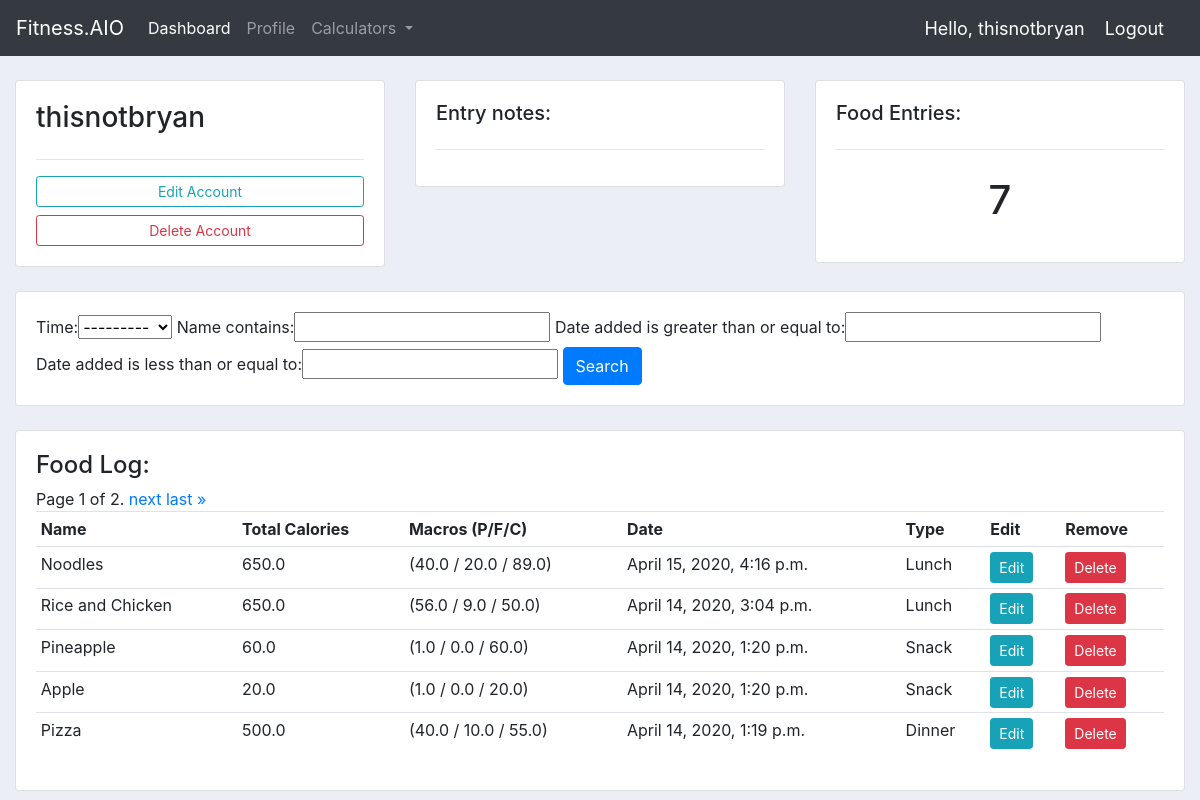
The app's page /profile/ (signed in), older data.
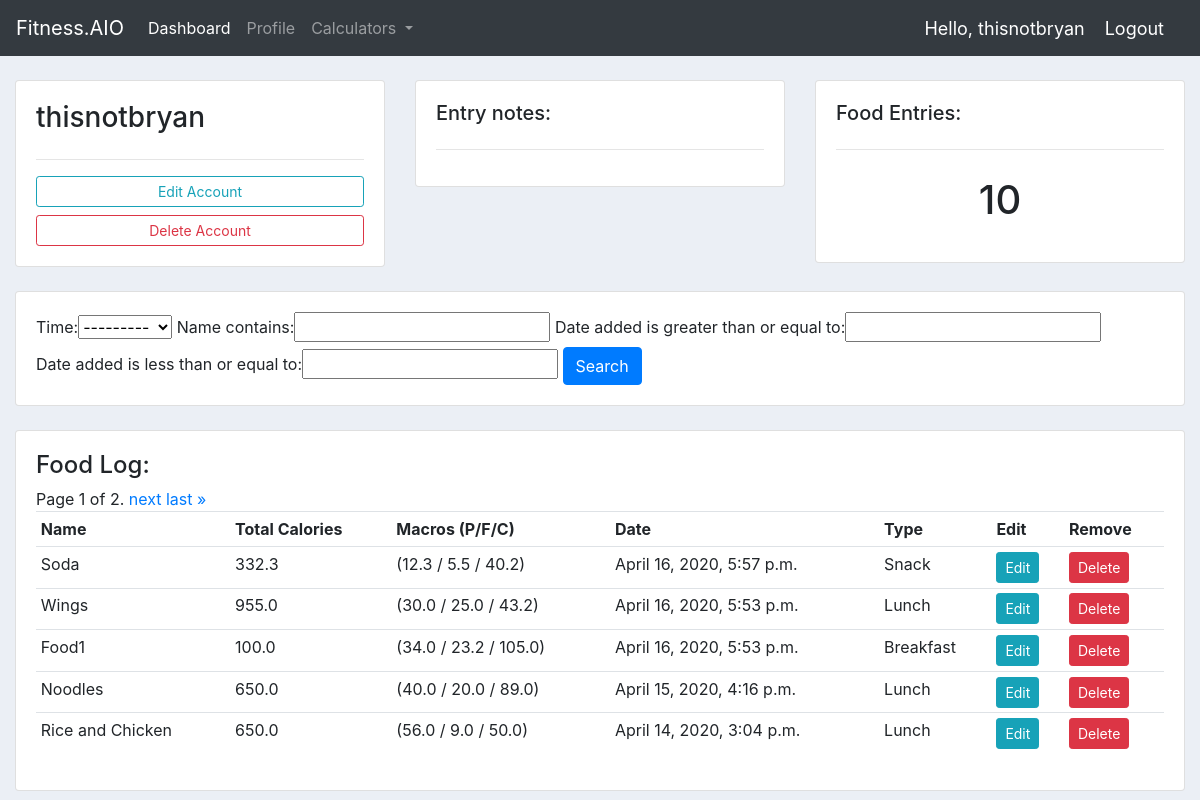
The same page, newer data.
### foodEntry/models.py (models this page shows, shortened)
class FoodItem(models.Model):
    TIME_EATEN = [
        ('Breakfast','Breakfast'),
        ('Lunch', 'Lunch'),
        ('Dinner', 'Dinner'),
        ('Snack','Snack')
    ]
    user = models.ForeignKey(User, null=True, on_delete=models.CASCADE)
    name = models.CharField(max_length = 200)
    date_added = models.DateTimeField(auto_now_add=True)
    calories = models.DecimalField(max_digits=10000, decimal_places=1)
    protein = models.DecimalField(max_digits=10000, decimal_places=1)
    fat = models.DecimalField(max_digits=10000, decimal_places=1)
    carbohydrates = models.DecimalField(max_digits=10000, decimal_places=1)
    time = models.CharField(max_length = 200, choices = TIME_EATEN, null = True)

### pages/views.py (the view)
# urls.py: path('profile/', profilePage_view, name='profile-page'),
@login_required
def profilePage_view(request):
    userProfile = request.user.profile
    foodlist = FoodItem.objects.filter(user=request.user).order_by('-date_added')
    numberOfEntries = len(foodlist)
    foodFilter = FoodItemFilter(request.GET, queryset=foodlist)
    foodlist = foodFilter.qs
    paginator = Paginator(foodlist, 5)
    page_number = request.GET.get('page')
    page_obj = paginator.get_page(page_number)
    return render(request, 'profile.html',{
        'userProfile' : userProfile,
        'foodlist' : foodlist,
        'foodFilter' : foodFilter,
        'number_of_food': numberOfEntries,
        'page_obj' : page_obj,
    })

### templates/profile.html (shortened to what this page needs)
{% extends 'base.html' %}
{% block content %}
<br>
<div class="row">
    <div class="col-md">
        <div class="card card-body">
            <h3>{{user.username}}</h3>
            <hr>
            <a class="btn btn-outline-info  btn-sm btn-block" href="{% url 'registration:update-profile' %}">Edit Account</a>
            <a class="btn btn-outline-danger  btn-sm btn-block" href="{% url 'registration:update-profile' %}">Delete Account</a>
        </div>
    </div>
    <div class="col-md">
        <div class="card card-body">
            <h5>Entry notes:</h5>
            <hr>
        </div>
    </div>
    <div class="col-md">
        <div class="card card-body">
            <h5>Food Entries:</h5>
            <hr>
            <h1 style="text-align: center;padding: 10px">{{number_of_food}}</h1>
        </div>
    </div>
</div>
<br>
<div class="row">
    <div class="col">
        <div class="card card-body">
            <form method="get">
                {{foodFilter.form}}
                <button class="btn btn-primary" type="submit">Search</button>
            </form>
        </div>
    </div>
</div>
<br>
<div class="row">
    <div class="col-md">
        <div class="card card-body">
            <h4>Food Log:</h5>
            <table class="table table-sm">
                <tr>
                    <th>Name</th>
                    <th>Total Calories</th>
                    <th>Macros (P/F/C) </th>
                    <th>Date</th>
                    <th>Type</th>
                    <th>Edit</th>
                    <th>Remove</th>
                </tr>
                {% if user.is_authenticated %}
                {% for foodItems in page_obj  %}
                <tr>
                    <td>{{foodItems.name}}</td>
                    <td>{{foodItems.calories}}</td>
                    <td>({{foodItems.protein}} / {{foodItems.fat}} / {{foodItems.carbohydrates}})</td>
                    <td>{{foodItems.date_added}}</td>
                    <td>{{foodItems.time}}</td>
                    <td><a class="btn btn-sm btn-info" href=" {% url 'update-food' foodItems.id%} ">Edit</a></td>
                    <td><a class="btn btn-sm btn-danger" href="{% url 'delete-food' foodItems.id%}">Delete</a></td>
                </tr>
                {% endfor %}
                {% endif %}
                <div class="pagination">
                    <span class="step-links">
                        <span class="current">
                            Page {{ page_obj.number }} of {{ page_obj.paginator.num_pages }}.
                        </span>
                        {% if page_obj.has_next %}
                        <a href="?page={{ page_obj.next_page_number }}">next</a>
                        <a href="?page={{ page_obj.paginator.num_pages }}">last &raquo;</a>
                        {% endif %}
                    </span>
                </div>
            </table>
        </div>
    </div>
</div>
{% endblock %}

Row changes from the older to the newer data that the page shows:
no longer on this page (row unchanged): FoodItem: name "Pineapple", calories "60.0", protein "1.0", fat "0.0", carbohydrates "60.0", date_added "April 14, 2020, 1:20 p.m.", time "Snack"
no longer on this page (row unchanged): FoodItem: name "Apple", calories "20.0", protein "1.0", fat "0.0", carbohydrates "20.0", date_added "April 14, 2020, 1:20 p.m.", time "Snack"
no longer on this page (row unchanged): FoodItem: name "Pizza", calories "500.0", protein "40.0", fat "10.0", carbohydrates "55.0", date_added "April 14, 2020, 1:19 p.m.", time "Dinner"
added FoodItem: name "Soda", calories "332.3", protein "12.3", fat "5.5", carbohydrates "40.2", date_added "April 16, 2020, 5:57 p.m.", time "Snack"
added FoodItem: name "Wings", calories "955.0", protein "30.0", fat "25.0", carbohydrates "43.2", date_added "April 16, 2020, 5:53 p.m.", time "Lunch"
added FoodItem: name "Food1", calories "100.0", protein "34.0", fat "23.2", carbohydrates "105.0", date_added "April 16, 2020, 5:53 p.m.", time "Breakfast"
Text that changed along with them:
{{ number_of_food }}: "7" → "10"
